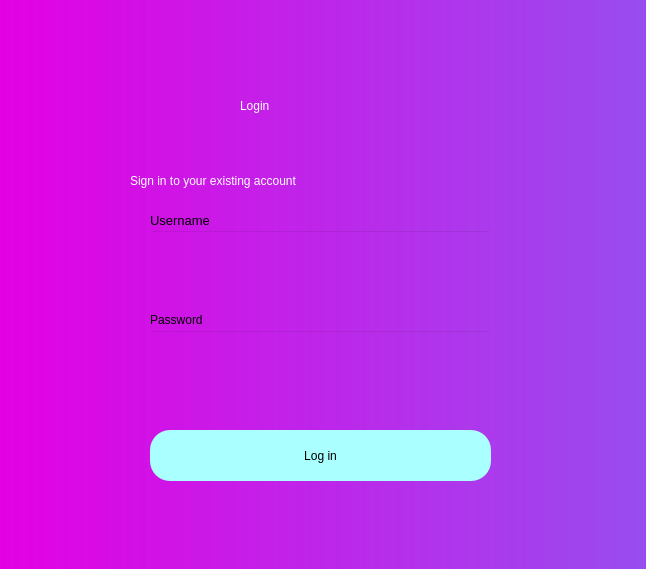
<?xml version="1.0" encoding="UTF-8"?>
<ui version="4.0">
 <class>Dialog</class>
 <widget class="QDialog" name="Dialog">
  <property name="geometry">
   <rect>
    <x>0</x>
    <y>0</y>
    <width>646</width>
    <height>569</height>
   </rect>
  </property>
  <property name="windowTitle">
   <string>Dialog</string>
  </property>
  <widget class="QWidget" name="bgwidget" native="true">
   <property name="geometry">
    <rect>
     <x>0</x>
     <y>0</y>
     <width>1201</width>
     <height>801</height>
    </rect>
   </property>
   <property name="styleSheet">
    <string notr="true">QWidget#bgwidget{
background-color:
qlineargradient(spread:pad, x1:0, y1:0, x2:1, y2:0, stop:0 rgba(227, 0, 227, 255), stop:1 rgba(0, 85, 255, 161));}</string>
   </property>
   <widget class="QLabel" name="label">
    <property name="geometry">
     <rect>
      <x>240</x>
      <y>70</y>
      <width>151</width>
      <height>71</height>
     </rect>
    </property>
    <property name="styleSheet">
     <string notr="true">font: 36pt &quot;MS Shell Dlg 2&quot;; color:rgb(255, 255, 255)</string>
    </property>
    <property name="text">
     <string>Login</string>
    </property>
   </widget>
   <widget class="QLabel" name="label_2">
    <property name="geometry">
     <rect>
      <x>130</x>
      <y>160</y>
      <width>391</width>
      <height>41</height>
     </rect>
    </property>
    <property name="styleSheet">
     <string notr="true">font: 16pt &quot;MS Shell Dlg 2&quot;;color:rgb(255, 255, 255)</string>
    </property>
    <property name="text">
     <string>Sign in to your existing account</string>
    </property>
   </widget>
   <widget class="QPushButton" name="login">
    <property name="geometry">
     <rect>
      <x>150</x>
      <y>430</y>
      <width>341</width>
      <height>51</height>
     </rect>
    </property>
    <property name="styleSheet">
     <string notr="true">border-radius:20px;
background-color: rgb(170, 255, 255);
font: 14pt &quot;MS Shell Dlg 2&quot;;</string>
    </property>
    <property name="text">
     <string>Log in</string>
    </property>
   </widget>
   <widget class="QLineEdit" name="emailfield">
    <property name="geometry">
     <rect>
      <x>150</x>
      <y>230</y>
      <width>341</width>
      <height>51</height>
     </rect>
    </property>
    <property name="styleSheet">
     <string notr="true">background-color:rgba(0,0,0,0);
font: 12pt &quot;MS Shell Dlg 2&quot;;</string>
    </property>
   </widget>
   <widget class="QLineEdit" name="passwordfield">
    <property name="geometry">
     <rect>
      <x>150</x>
      <y>330</y>
      <width>341</width>
      <height>51</height>
     </rect>
    </property>
    <property name="styleSheet">
     <string notr="true">background-color:rgba(0,0,0,0);
font: 12pt &quot;MS Shell Dlg 2&quot;;</string>
    </property>
   </widget>
   <widget class="QLabel" name="label_3">
    <property name="geometry">
     <rect>
      <x>150</x>
      <y>210</y>
      <width>81</width>
      <height>20</height>
     </rect>
    </property>
    <property name="font">
     <font>
      <family>MS Shell Dlg 2</family>
      <pointsize>10</pointsize>
      <weight>50</weight>
      <italic>false</italic>
      <bold>false</bold>
     </font>
    </property>
    <property name="styleSheet">
     <string notr="true">font: 10pt &quot;MS Shell Dlg 2&quot;;</string>
    </property>
    <property name="text">
     <string>Username</string>
    </property>
   </widget>
   <widget class="QLabel" name="label_4">
    <property name="geometry">
     <rect>
      <x>150</x>
      <y>310</y>
      <width>81</width>
      <height>20</height>
     </rect>
    </property>
    <property name="styleSheet">
     <string notr="true">font: 10pt &quot;MS Shell Dlg 2&quot;;</string>
    </property>
    <property name="text">
     <string>Password</string>
    </property>
   </widget>
   <widget class="QLabel" name="error">
    <property name="geometry">
     <rect>
      <x>440</x>
      <y>456</y>
      <width>341</width>
      <height>20</height>
     </rect>
    </property>
    <property name="styleSheet">
     <string notr="true">font: 12pt &quot;MS Shell Dlg 2&quot;; color:red;</string>
    </property>
    <property name="text">
     <string/>
    </property>
   </widget>
  </widget>
 </widget>
 <resources/>
 <connections/>
</ui>
